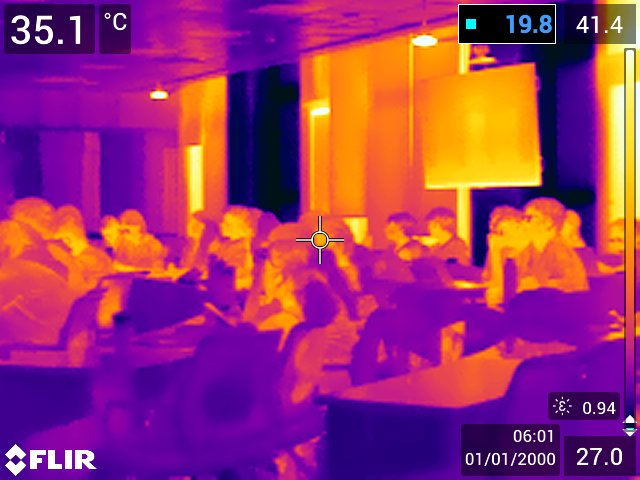
#> input picture Collected Dataset/13.jpg, 640 x 480 px, found by its file name; its folder holds 4 pictures in this run
$ python unsuperivsed_binary_classifier.py
#> lines starting #> are read from the running program, lines starting #| are printed output that depends on the picture
import os
import cv2
import numpy as np
from sklearn.mixture import GaussianMixture
from sklearn.metrics import silhouette_score
from sklearn.decomposition import PCA
import matplotlib.pyplot as plt
from sklearn.preprocessing import StandardScaler
from sklearn.ensemble import IsolationForest

# Load the dataset
image_dir = '/Users/tanmay/Documents/GitHub/ILGC-3-Project/Collected Dataset'

# Preprocess the images and extract temperature values
def preprocess_images(image_dir):
    images = []
    temperatures = []
    for filename in os.listdir(image_dir):
        img = cv2.imread(os.path.join(image_dir, filename), cv2.IMREAD_GRAYSCALE)
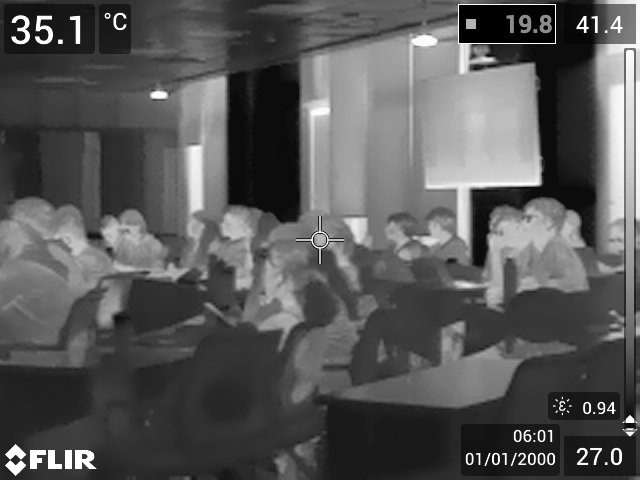
#> img: shape (480, 640); min 0, max 255, mean 87.6
        if img is not None:
            temperature = np.mean(img)  # Calculate the average temperature value
#> temperature = 87.58
            images.append(img)
            temperatures.append(temperature)
#> pass 2 of the loop in preprocess_images, `for filename in os.listdir(image_dir):`:
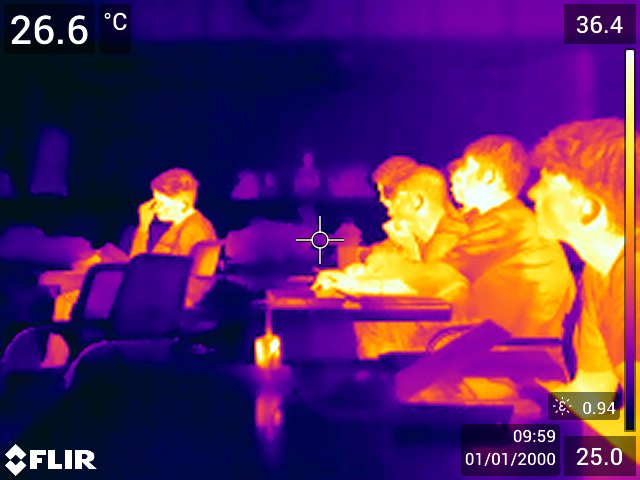
#> input picture Collected Dataset/143.jpg, 640 x 480 px, found by its file name
#> in preprocess_images, `img = cv2.imread(os.path.join(image_dir, filename), cv2.IMREAD_GRAYSCA..`:
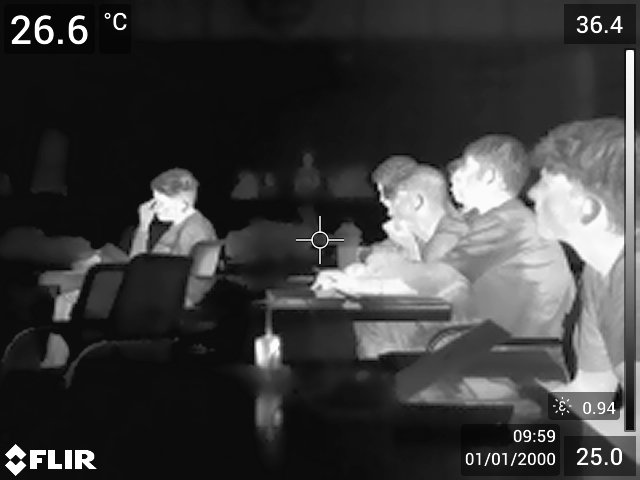
#> img: shape (480, 640); min 0, max 255, mean 60.8
#> temperature = 60.77
#> pass 3 of the loop in preprocess_images, `for filename in os.listdir(image_dir):`:
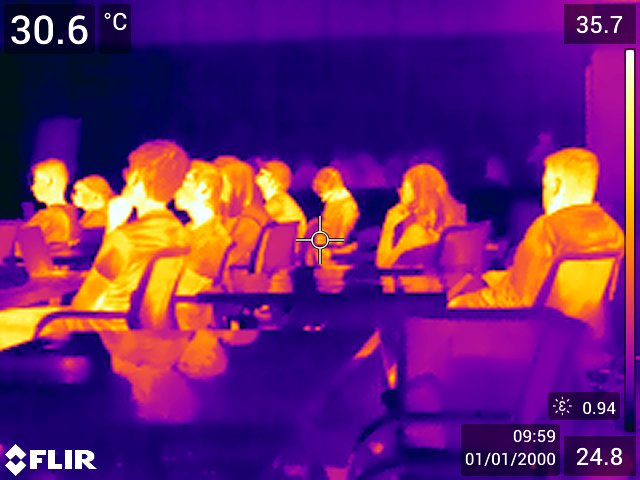
#> input picture Collected Dataset/145.jpg, 640 x 480 px, found by its file name
#> in preprocess_images, `img = cv2.imread(os.path.join(image_dir, filename), cv2.IMREAD_GRAYSCA..`:
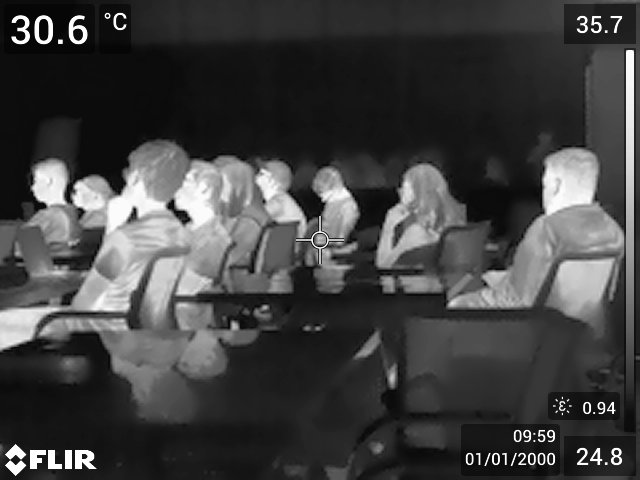
#> img: shape (480, 640); min 0, max 255, mean 65.1
#> temperature = 65.11
#> the loop made 4 passes; the first 3 are shown
    return np.array(images), np.array(temperatures)

# Load and preprocess the dataset
images, temperatures = preprocess_images(image_dir)

# Remove outliers using Isolation Forest
scaler = StandardScaler()
temperatures_standardized = scaler.fit_transform(temperatures.reshape(-1, 1))
outlier_detector = IsolationForest(contamination=0.05, random_state=0)
is_inlier = outlier_detector.fit_predict(temperatures_standardized)
images = images[is_inlier == 1]
temperatures = temperatures[is_inlier == 1]

# Define the number of GMM components (clusters)
num_components = 3  # Hot, Cold, and Moderate

cluster_names = {
    0: "Hot",
    1: "Moderate",
    2: "Cold"
}

# Create a GMM model
gmm_model = GaussianMixture(n_components=num_components,covariance_type='diag', random_state=0)

# Fit the GMM model to the scaled temperature data
gmm_model.fit(temperatures.reshape(-1, 1))
image_clusters = gmm_model.predict(temperatures.reshape(-1, 1))

# Visualize the clustered images using PCA for dimensionality reduction
def plot_clusters(images, labels):
    pca = PCA(n_components=2)
    reduced_data = pca.fit_transform(images.reshape(images.shape[0], -1))

    plt.figure(figsize=(8, 6))
    scatter = plt.scatter(reduced_data[:, 0], reduced_data[:, 1], c=labels)
    plt.legend(handles=scatter.legend_elements()[0], labels=cluster_names.values())
    plt.xlabel("Principal Component 1")
    plt.ylabel("Principal Component 2")
    plt.title("Cluster Visualization")
    plt.show()
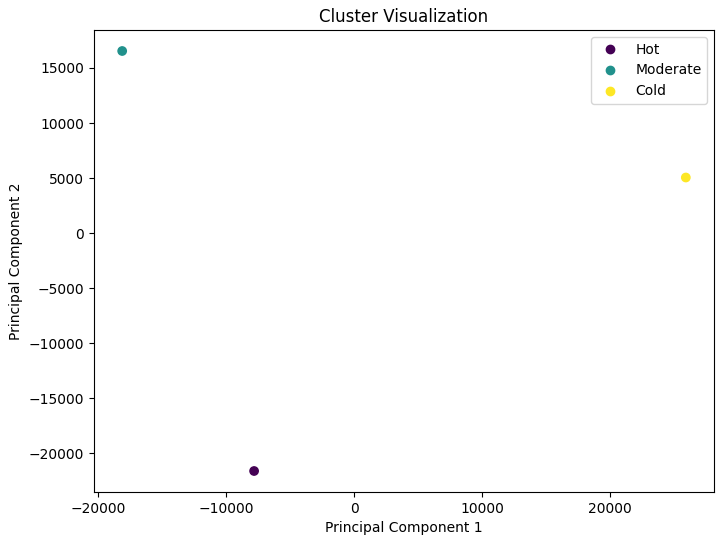
#> figure drawn by matplotlib, 1 panel

plot_clusters(images, image_clusters)

def classify_image(image_path):
    img = cv2.imread(image_path, cv2.IMREAD_GRAYSCALE)
    if img is not None:
        temperature = np.mean(img)
        cluster = gmm_model.predict([[temperature]])
        cluster_name = cluster_names[cluster[0]]
        return cluster_name

image_path = "/Users/tanmay/Documents/GitHub/ILGC-3-Project/Collected Dataset/FLIR0054.jpg"

# Print the identified clusters
for i in range(len(images)):
    print("Image: ", i, "Temperature: ", temperatures[i], "Cluster: ", cluster_names[image_clusters[i]])

print("Classified Temperature for the image:", classify_image(image_path))

# Calculate the silhouette score
#> (the run stopped early here; a loop or call above may not have finished)
